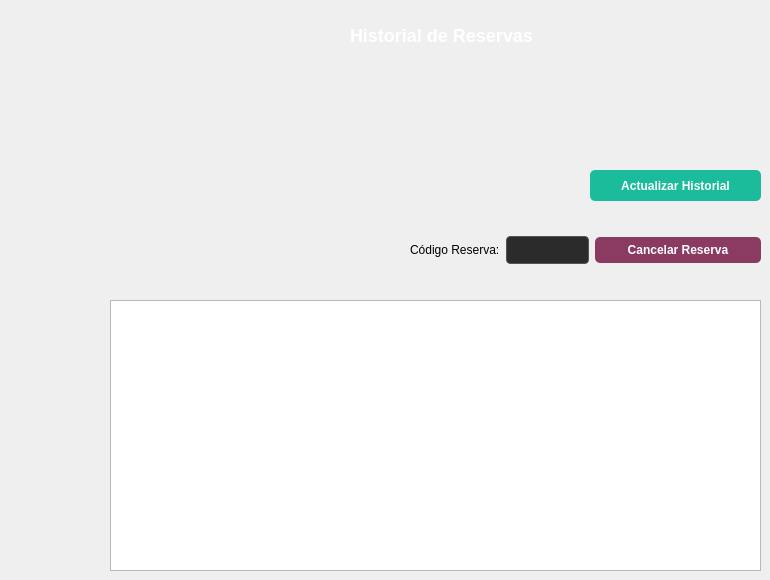
        <widget class="QWidget" name="tab_15">
         <attribute name="title">
          <string>Mis Reservas</string>
         </attribute>
         <widget class="QTableWidget" name="tblMisReservas">
          <property name="geometry">
           <rect>
            <x>110</x>
            <y>300</y>
            <width>651</width>
            <height>271</height>
           </rect>
          </property>
          <attribute name="horizontalHeaderStretchLastSection">
           <bool>true</bool>
          </attribute>
         </widget>
         <widget class="QLabel" name="label_40">
          <property name="geometry">
           <rect>
            <x>350</x>
            <y>20</y>
            <width>231</width>
            <height>31</height>
           </rect>
          </property>
          <property name="styleSheet">
           <string notr="true">QLabel {
    color: #ffffff; /* Blanco puro para destacar más */
    font-size: 18px; /* Tamaño de letra más grande */
    font-weight: bold; /* Negrita */
}</string>
          </property>
          <property name="text">
           <string>Historial de Reservas</string>
          </property>
         </widget>
         <widget class="QPushButton" name="btnActualizarHistorial">
          <property name="geometry">
           <rect>
            <x>590</x>
            <y>170</y>
            <width>171</width>
            <height>31</height>
           </rect>
          </property>
          <property name="styleSheet">
           <string notr="true">QPushButton {
    background-color: #1abc9c;
    color: white;
    border-radius: 5px;
    padding: 6px;
    font-weight: bold;
}
QPushButton:hover {
    background-color: #16a085; /* Turquesa un poco más oscuro al pasar el ratón */
}</string>
          </property>
          <property name="text">
           <string>Actualizar Historial</string>
          </property>
         </widget>
         <widget class="QLabel" name="label_55">
          <property name="geometry">
           <rect>
            <x>150</x>
            <y>70</y>
            <width>231</width>
            <height>211</height>
           </rect>
          </property>
          <property name="text">
           <string/>
          </property>
          <property name="pixmap">
           <pixmap resource="images.qrc">:/imgTicket.png</pixmap>
          </property>
          <property name="scaledContents">
           <bool>true</bool>
          </property>
         </widget>
         <widget class="QWidget" name="horizontalLayoutWidget_3">
          <property name="geometry">
           <rect>
            <x>410</x>
            <y>210</y>
            <width>351</width>
            <height>80</height>
           </rect>
          </property>
          <layout class="QHBoxLayout" name="horizontalLayout_3" stretch="0,1,2">
           <item>
            <widget class="QLabel" name="label_39">
             <property name="text">
              <string>Código Reserva:</string>
             </property>
            </widget>
           </item>
           <item>
            <widget class="QLineEdit" name="txtCodigoCancelar">
             <property name="styleSheet">
              <string notr="true">QLineEdit {
    background-color: #2b2b2b;
    color: white;
    border: 1px solid #555555;
    border-radius: 4px;
    padding: 5px;
}

/* Efecto cuando haces clic para escribir adentro */
QLineEdit:focus {
    border: 1px solid #0984e3; /* El borde se pone azul para indicar que está activo */
    background-color: #333333; /* El fondo se aclara un poco */
}</string>
             </property>
            </widget>
           </item>
           <item>
            <widget class="QPushButton" name="btnCancelarReserva">
             <property name="styleSheet">
              <string notr="true">QPushButton {
    background-color: #8B3A62;
    color: white;
    border-radius: 5px;
    padding: 6px;
    font-weight: bold;
}
QPushButton:hover {
    background-color: #0f5091; 
}</string>
             </property>
             <property name="text">
              <string>Cancelar Reserva</string>
             </property>
            </widget>
           </item>
          </layout>
         </widget>
        </widget>
